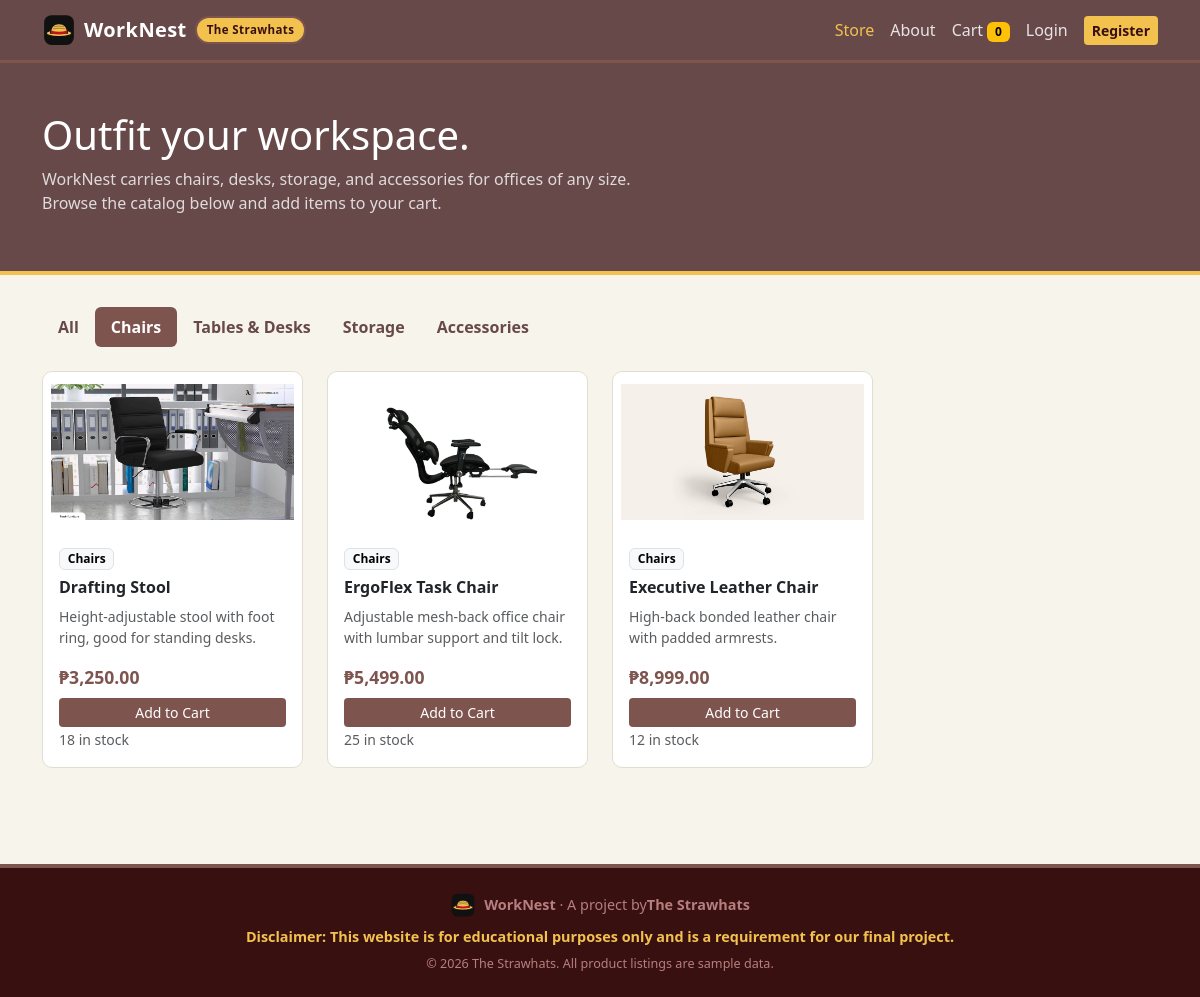
Screenshot of /index.php?category=1 with the database file from the repository.
### tables this page shows
CREATE TABLE categories (
    id INT AUTO_INCREMENT PRIMARY KEY,
    name VARCHAR(50) NOT NULL
);

CREATE TABLE products (
    id INT AUTO_INCREMENT PRIMARY KEY,
    category_id INT NOT NULL,
    name VARCHAR(100) NOT NULL,
    description TEXT,
    price DECIMAL(10,2) NOT NULL,
    stock INT NOT NULL DEFAULT 0,
    created_at TIMESTAMP DEFAULT CURRENT_TIMESTAMP,
    FOREIGN KEY (category_id) REFERENCES categories(id)
);

### includes/functions.php (called while the page is built, shortened)
<?php
function peso($amount)
{
    return '&#8369;' . number_format($amount, 2);
}

### index.php (the view, shortened to what this page needs)
<?php
require_once 'includes/config.php';
require_once 'includes/functions.php';
$cat_id = 0;
if (isset($_GET['category']) && is_numeric($_GET['category'])) {
    $cat_id = (int) $_GET['category'];
}
$categories = array();
$result = mysqli_query($conn, 'SELECT id, name FROM categories ORDER BY id');
while ($row = mysqli_fetch_assoc($result)) {
    $categories[] = $row;
}
if ($cat_id > 0) {
    $stmt = mysqli_prepare($conn, 'SELECT p.*, c.name AS category_name FROM products p JOIN categories c ON p.category_id = c.id WHERE p.category_id = ? ORDER BY p.name');
    mysqli_stmt_bind_param($stmt, 'i', $cat_id);
    mysqli_stmt_execute($stmt);
    $products = mysqli_stmt_get_result($stmt);
} else {
    $products = mysqli_query($conn, 'SELECT p.*, c.name AS category_name FROM products p JOIN categories c ON p.category_id = c.id ORDER BY c.id, p.name');
}
require_once 'includes/header.php';
?>
<section class="wn-hero">
    <div class="container">
        <h1>Outfit your workspace.</h1>
        <p>WorkNest carries chairs, desks, storage, and accessories for offices of any size. Browse the catalog below and add items to your cart.</p>
    </div>
</section>
<div class="container">
    <ul class="nav nav-pills mb-4">
        <li class="nav-item">
            <a class="nav-link <?php if ($cat_id === 0) echo 'active'; ?>" href="index.php">All</a>
        </li>
        <?php foreach ($categories as $c): ?>
            <li class="nav-item">
                <a class="nav-link <?php if ($cat_id === (int) $c['id']) echo 'active'; ?>"
                   href="index.php?category=<?php echo $c['id']; ?>">
                    <?php echo htmlspecialchars($c['name']); ?>
                </a>
            </li>
        <?php endforeach; ?>
    </ul>
    <div class="row g-4 mb-5">
        <?php while ($p = mysqli_fetch_assoc($products)): ?>
            <div class="col-6 col-md-4 col-lg-3">
                <div class="card wn-card">
                    <?php $img = 'assets/img/products/' . $p['id'] . '.jpg'; ?>
                    <?php if (file_exists($img)): ?>
                        <img src="<?php echo BASE_URL . '/' . $img; ?>" class="wn-thumb-img" alt="<?php echo htmlspecialchars($p['name']); ?>">
                    <?php else: ?>
                        <div class="wn-thumb">&#128188;</div>
                    <?php endif; ?>
                    <div class="card-body d-flex flex-column">
                        <span class="badge text-bg-light border mb-2 align-self-start">
                            <?php echo htmlspecialchars($p['category_name']); ?>
                        </span>
                        <h5 class="card-title"><?php echo htmlspecialchars($p['name']); ?></h5>
                        <p class="card-text small text-muted"><?php echo htmlspecialchars($p['description']); ?></p>
                        <div class="mt-auto">
                            <div class="wn-price mb-2"><?php echo peso($p['price']); ?></div>
                            <?php if ((int) $p['stock'] > 0): ?>
                                <form method="post" action="cart.php">
                                    <button type="submit" class="btn btn-wn w-100 btn-sm">Add to Cart</button>
                                </form>
                                <small class="text-muted"><?php echo $p['stock']; ?> in stock</small>
                            <?php else: ?>
                                <button class="btn btn-secondary w-100 btn-sm" disabled>Out of stock</button>
                            <?php endif; ?>
                        </div>
                    </div>
                </div>
            </div>
        <?php endwhile; ?>
    </div>
</div>
<?php require_once 'includes/footer.php'; ?>

### assets/css/style.css (style rules this page uses)
:root { --wn-ink: #26303a; --wn-navy: #684949; --wn-navy-dark: #391010; --wn-red: #7e544f; --wn-red-dark: #9e0e19; --wn-amber: #f2c14e; --wn-bg: #f7f4ec; --wn-border: #e3ddcf; }
body { background-color: var(--wn-bg); color: var(--wn-ink); font-family: "Segoe UI", system-ui, -apple-system, Arial, sans-serif; display: flex; flex-direction: column; min-height: 100vh; }
.wn-hero { background-color: var(--wn-navy); color: #fff; padding: 3rem 0 2.5rem; margin-bottom: 2rem; border-bottom: 4px solid var(--wn-amber); }
.wn-hero p { color: rgba(255, 255, 255, 0.8); max-width: 640px; }
.wn-card { border: 1px solid var(--wn-border); border-radius: 10px; transition: box-shadow 0.15s ease, transform 0.15s ease; height: 100%; }
.wn-card .card-title { font-size: 1rem; font-weight: 600; }
.wn-price { color: var(--wn-red); font-weight: 700; font-size: 1.1rem; }
.btn-wn { background-color: var(--wn-red); color: #fff; border: none; }
.nav-pills .nav-link { color: var(--wn-navy); font-weight: 600; }
.nav-pills .nav-link.active { background-color: var(--wn-red); color: #fff; }
.wn-thumb-img { width: 100%; height: 160px; object-fit: contain; border-radius: 10px 10px 0 0; background: #fff; padding: 8px; }

### rows the page displays
categories: name "Chairs"
categories: name "Tables & Desks"
categories: name "Storage"
categories: name "Accessories"
products: shows a picture, category.name "Chairs", name "Drafting Stool", description "Height-adjustable stool with foot ring, good for standing desks.", price "₱3,250.00", stock "18"
products: shows a picture, category.name "Chairs", name "ErgoFlex Task Chair", description "Adjustable mesh-back office chair with lumbar support and tilt lock.", price "₱5,499.00", stock "25"
products: shows a picture, category.name "Chairs", name "Executive Leather Chair", description "High-back bonded leather chair with padded armrests.", price "₱8,999.00", stock "12"

### other values shown
cart_count() "0"
